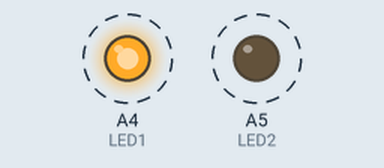
Bench run of a sketch on a simulated Arduino Uno, built with avr-gcc and run on an emulated ATmega328P. Parts: output pins drawn as LEDs (lit = HIGH). Dashed ring = blinking.

Above: at 0.5 s.
Timing chart, 0 to 4.6 s (numbered marks = the images above):
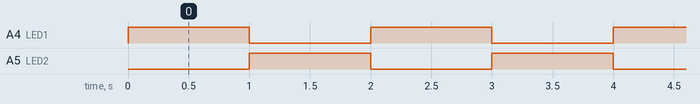

The sketch:

program1.ino
```cpp
#define LED1 A4
#define LED2 A5
#define SW1  8
#define SW2  9

void setup() {
  // put your setup code here, to run once:
    pinMode(LED1, OUTPUT);
    pinMode(LED2, OUTPUT);

}

void loop() {
  // put your main code here, to run repeatedly:
  digitalWrite(LED2, LOW);
  digitalWrite(LED1, HIGH);
  delay(1000);
  digitalWrite(LED1, LOW);
  digitalWrite(LED2, HIGH);
  delay(1000);
}
```

Measured:
- by itself, A4 (LED1), A5 (LED2): alternates HIGH for 1.0 s and LOW for 1.0 s
